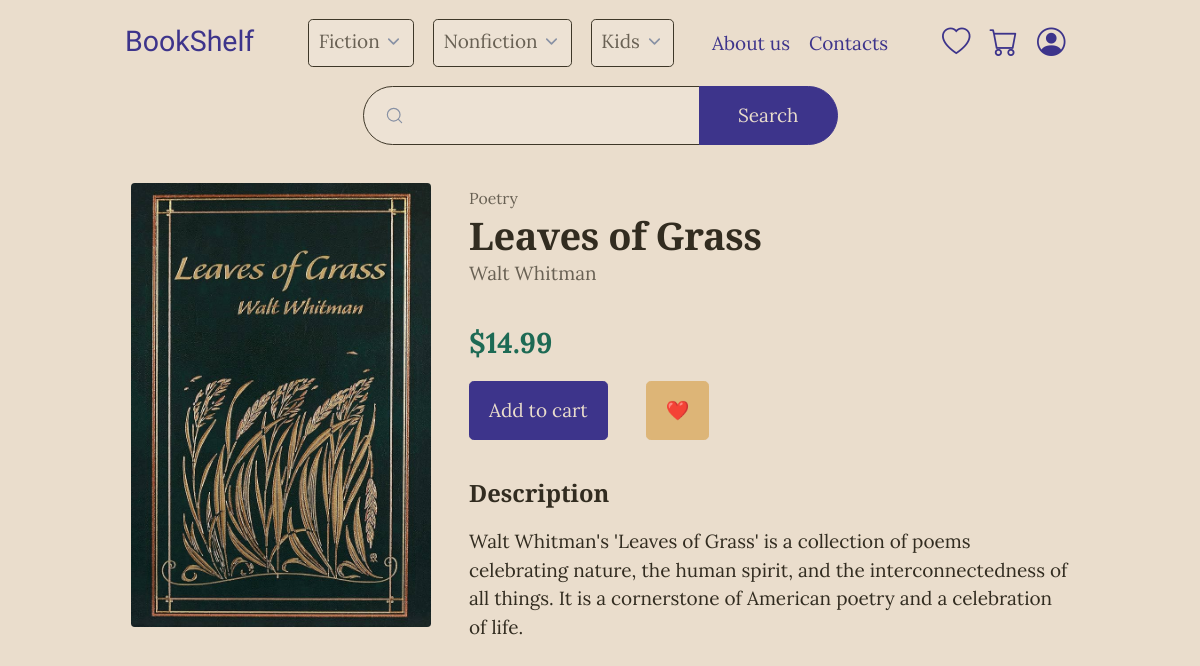
/book/leaves-of-grass/, run on the app's committed database.
### shop/models.py (models this page shows, shortened)
class Category(models.Model):
    name = models.CharField(max_length=50)

class Book(models.Model):
    name = models.CharField(max_length=100)
    author = models.ForeignKey(Author, on_delete=models.CASCADE)
    genre = models.ForeignKey(Genre, on_delete=models.CASCADE)
    about = models.TextField()
    price = models.DecimalField(max_digits=7, decimal_places=2)
    image = models.ImageField(default='default.jpeg', upload_to='book_covers')
    date_created = models.DateTimeField(auto_now=True)
    slug = models.SlugField(default="", null=True, blank=True)

class Genre(models.Model):
    name = models.CharField(max_length=50)
    about = models.TextField()
    category = models.ForeignKey(Category, on_delete=models.CASCADE)
    slug = models.SlugField(default="", null=True, blank=True)
    def __str__(self):
        return self.name

class Author(models.Model):
    name = models.CharField(max_length=50)
    portrait = models.ImageField(
        default='default_author.jpeg',
        upload_to='author_portraits')
    about = models.TextField()
    slug = models.SlugField(default="", null=True, blank=True)
    def __str__(self):
        return self.name

### shop/views.py (the view)
# urls.py: path('book/<slug:slug>/', BookDetailView.as_view(), name="book-detail"),
class BookDetailView(DetailView):
    model = Book

### utils/context_processors.py (called while the page is built)
def navbar_info(request):
    sections = []
    for category in Category.objects.all():
        sections.append(
            {'category': category.name,
             'genres': Genre.objects.filter(category=category)
             })
    cart_item_count = OrderData(request).order.get_item_count()
    wishlist_item_count = WishlistData(request).wishlist.get_item_count()
    return {'sections': sections,
            'cart_item_count': cart_item_count,
            'wishlist_item_count': wishlist_item_count}

### utils/shop_data.py (called while the page is built)
def get_cookie(cookies, name):
    return json.loads(cookies[name]) if name in cookies.keys() else {}

    def get_item_count(self):
        return self.item_count

    def cookie_init(self, cookies):
        cart = get_cookie(cookies, 'cart')
        self.order = CookieOrder(cart)
        self.items = self.order.items

    def cookie_init(self, cookies):
        wishlist = get_cookie(cookies, 'wishlist')
        self.wishlist = CookieWishlist(wishlist)
        self.items = self.wishlist.items

### shop/templates/shop/book_detail.html (shortened to what this page needs)
{% extends "shop/utils/base.html" %}
{% block content %}
    <div class="detail__wrapper detail">
        <div class="detail__cover">
            <img class="detail__image" src="{{ object.image.url }}" alt="">
        </div>
        <hgroup class="detail__title">
            <small><a href="{% url 'shop-books-genre' object.genre.slug %}">{{ object.genre }}</a></small>
            <h1 class="detail__book-name">{{ object.name }}</h1>
            <h3><a href="{% url 'shop-books-author' object.author.slug %}">{{ object.author }}</a></h3>
        </hgroup>
        <div>
            <h3><ins>${{ object.price }}</ins></h3>
            <div class="detail__buttons">
                <button
                    data-book="{{ object.id }}"
                    data-place="cart"
                    data-action="add"
                    data-target="add-to-cart-modal"
                    onClick="toggleModal(event)"
                    class="update-item">
                    Add to cart
                </button>
                <button
                    data-book="{{ object.id }}"
                    data-place="wishlist"
                    data-action="add"
                    data-target="add-to-wishlist-modal"
                    onClick="toggleModal(event)"
                    data-tooltip="Add to wishlist"
                    class="secondary update-item">
                    ❤️
                </button>
            </div>
        </div>
        <div>
            <h4>Description</h4>
            <p class="detail__description">
                {{ object.about|linebreaksbr }}
            </p>
        </div>
    </div>
{% endblock content %}

### shop/templates/shop/utils/base.html (shortened to what this page needs)
{% load static %}
<!DOCTYPE html>
<html lang="en" data-theme="light">
<head>
	<link
		  rel="stylesheet"
		  href="https://cdn.jsdelivr.net/npm/@picocss/pico@next/css/pico.min.css"
		/>
	<link rel="stylesheet" href="{% static 'css/main.css' %}">
</head>
<body class="container">
	<div class="navbar">
		<nav>
			<ul>
			  <li><a href="{% url 'shop-home' %}" class="navbar__brand">BookShelf</a></li>
			</ul>
			<ul class="navbar__links" data-visible="false">
				{% for section in sections %}
					<li>
						<details class="dropdown">
							<summary>{{ section.category }}</summary>
						</details>
					</li>
				{% endfor %}
			  	<li></li>
			  	<li><a href="{% url 'shop-about' %}">About us</a></li>
			  	<li><a href="{% url 'shop-contacts' %}">Contacts</a></li>
			</ul>
			<ul>
			  <li>
			    <a href="{% url 'wishlist' %}" data-tooltip="Wishlist" data-placement="bottom">
			      <i class="icon bi bi-heart"></i>
			    </a>
			  </li>
			  <li>
			    <a href="{% url 'cart' %}" data-tooltip="Cart" data-placement="bottom">
			      	<i class="icon bi bi-cart"></i>
			    </a>
			  </li>
			  <li>
			  	{% if user.is_authenticated %}
					<a href="{% url 'profile' %}" data-tooltip="Profile" data-placement="bottom">
				      <i class="icon bi bi-person-circle"></i>
				    </a>
			  	{% else %}
				    <a href="{% url 'login' %}" data-tooltip="Log In" data-placement="bottom">
				      <i class="icon bi bi-person-circle"></i>
				    </a>
			    {% endif %}
			  </li>
			</ul>
		</nav>
		<div class="navbar__search">
			<form action="/" role="search">
				<input type="search" id="search" name="search" value="{{ query }}">
				<input type="submit" value="Search"/>
			</form>
		</div>
	</div>
	<main class="container">
		{% block content %}{% endblock %}
	</main>
</body>
</html>

### data on the page
Category: category "Fiction"
Category: category "Nonfiction"
Category: category "Kids"
Book: image (picture), genre "Poetry", name "Leaves of Grass", author "Walt Whitman", price "14.99", about "Walt Whitman's 'Leaves of Grass' is a collection of poems celebrating nature, the human spirit, and the interconnectedness of all things. It is a cornerstone of American poetry and a celebration of life."
